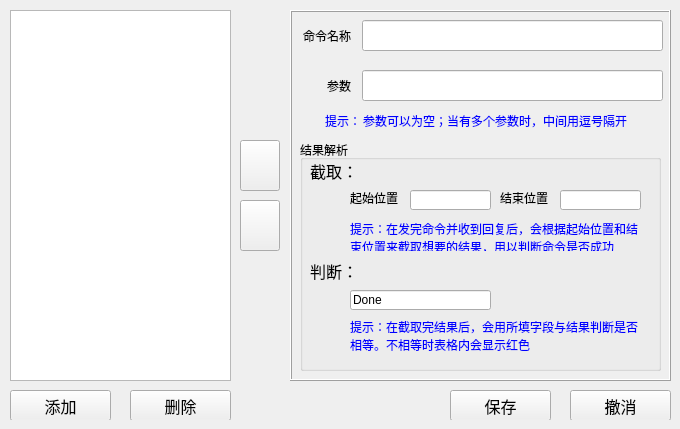
     <widget class="QWidget" name="PreCommandList">
      <attribute name="title">
       <string>前置命令列表</string>
      </attribute>
      <widget class="QListWidget" name="ch1PreCmdList">
       <property name="geometry">
        <rect>
         <x>10</x>
         <y>10</y>
         <width>221</width>
         <height>371</height>
        </rect>
       </property>
       <property name="font">
        <font>
         <family>Arial Unicode MS</family>
         <pointsize>12</pointsize>
        </font>
       </property>
      </widget>
      <widget class="QFrame" name="frameCh1PreBtn">
       <property name="geometry">
        <rect>
         <x>10</x>
         <y>390</y>
         <width>661</width>
         <height>30</height>
        </rect>
       </property>
       <property name="frameShape">
        <enum>QFrame::NoFrame</enum>
       </property>
       <property name="frameShadow">
        <enum>QFrame::Raised</enum>
       </property>
       <widget class="QPushButton" name="pushBtnCh1PreAdd">
        <property name="geometry">
         <rect>
          <x>0</x>
          <y>0</y>
          <width>101</width>
          <height>31</height>
         </rect>
        </property>
        <property name="font">
         <font>
          <family>楷体</family>
          <pointsize>12</pointsize>
         </font>
        </property>
        <property name="text">
         <string>添加</string>
        </property>
       </widget>
       <widget class="QPushButton" name="pushBtnCh1PreDel">
        <property name="geometry">
         <rect>
          <x>120</x>
          <y>0</y>
          <width>101</width>
          <height>31</height>
         </rect>
        </property>
        <property name="font">
         <font>
          <family>楷体</family>
          <pointsize>12</pointsize>
         </font>
        </property>
        <property name="text">
         <string>删除</string>
        </property>
       </widget>
       <widget class="QPushButton" name="pushBtnCh1PreUndo">
        <property name="geometry">
         <rect>
          <x>560</x>
          <y>0</y>
          <width>101</width>
          <height>31</height>
         </rect>
        </property>
        <property name="font">
         <font>
          <family>楷体</family>
          <pointsize>12</pointsize>
         </font>
        </property>
        <property name="text">
         <string>撤消</string>
        </property>
       </widget>
       <widget class="QPushButton" name="pushBtnCh1PreSave">
        <property name="geometry">
         <rect>
          <x>440</x>
          <y>0</y>
          <width>101</width>
          <height>31</height>
         </rect>
        </property>
        <property name="font">
         <font>
          <family>楷体</family>
          <pointsize>12</pointsize>
         </font>
        </property>
        <property name="text">
         <string>保存</string>
        </property>
       </widget>
      </widget>
      <widget class="QPushButton" name="pushBtnCh1PreUp">
       <property name="geometry">
        <rect>
         <x>240</x>
         <y>140</y>
         <width>40</width>
         <height>51</height>
        </rect>
       </property>
       <property name="text">
        <string/>
       </property>
       <property name="icon">
        <iconset resource="image.qrc">
         <normaloff>:/new/prefix/img/up.bmp</normaloff>:/new/prefix/img/up.bmp</iconset>
       </property>
       <property name="iconSize">
        <size>
         <width>50</width>
         <height>50</height>
        </size>
       </property>
      </widget>
      <widget class="QPushButton" name="pushBtnCh1PreDown">
       <property name="geometry">
        <rect>
         <x>240</x>
         <y>200</y>
         <width>40</width>
         <height>51</height>
        </rect>
       </property>
       <property name="text">
        <string/>
       </property>
       <property name="icon">
        <iconset resource="image.qrc">
         <normaloff>:/new/prefix/img/down.bmp</normaloff>:/new/prefix/img/down.bmp</iconset>
       </property>
       <property name="iconSize">
        <size>
         <width>50</width>
         <height>50</height>
        </size>
       </property>
      </widget>
      <widget class="QFrame" name="frameCh1PreCmd">
       <property name="geometry">
        <rect>
         <x>290</x>
         <y>10</y>
         <width>381</width>
         <height>371</height>
        </rect>
       </property>
       <property name="frameShape">
        <enum>QFrame::Box</enum>
       </property>
       <property name="frameShadow">
        <enum>QFrame::Raised</enum>
       </property>
       <widget class="QLabel" name="labeCh1PrelCmdName">
        <property name="geometry">
         <rect>
          <x>13</x>
          <y>10</y>
          <width>51</width>
          <height>31</height>
         </rect>
        </property>
        <property name="text">
         <string>命令名称</string>
        </property>
       </widget>
       <widget class="QLineEdit" name="lineEditCh1PreCmdName">
        <property name="geometry">
         <rect>
          <x>72</x>
          <y>10</y>
          <width>301</width>
          <height>31</height>
         </rect>
        </property>
        <property name="font">
         <font>
          <family>Arial Unicode MS</family>
          <pointsize>12</pointsize>
         </font>
        </property>
       </widget>
       <widget class="QLabel" name="labelCh1PreParam">
        <property name="geometry">
         <rect>
          <x>10</x>
          <y>60</y>
          <width>51</width>
          <height>31</height>
         </rect>
        </property>
        <property name="text">
         <string>参数</string>
        </property>
        <property name="alignment">
         <set>Qt::AlignRight|Qt::AlignTrailing|Qt::AlignVCenter</set>
        </property>
       </widget>
       <widget class="QLineEdit" name="lineEditCh1PreParam">
        <property name="geometry">
         <rect>
          <x>72</x>
          <y>60</y>
          <width>301</width>
          <height>31</height>
         </rect>
        </property>
        <property name="font">
         <font>
          <family>Arial Unicode MS</family>
          <pointsize>12</pointsize>
         </font>
        </property>
       </widget>
       <widget class="QLabel" name="label">
        <property name="geometry">
         <rect>
          <x>20</x>
          <y>100</y>
          <width>51</width>
          <height>21</height>
         </rect>
        </property>
        <property name="styleSheet">
         <string notr="true">color: rgb(0, 0, 255);</string>
        </property>
        <property name="text">
         <string>提示：</string>
        </property>
        <property name="alignment">
         <set>Qt::AlignRight|Qt::AlignTrailing|Qt::AlignVCenter</set>
        </property>
       </widget>
       <widget class="QLabel" name="label_2">
        <property name="geometry">
         <rect>
          <x>73</x>
          <y>100</y>
          <width>301</width>
          <height>21</height>
         </rect>
        </property>
        <property name="styleSheet">
         <string notr="true">color: rgb(0, 0, 255);</string>
        </property>
        <property name="text">
         <string>参数可以为空；当有多个参数时，中间用逗号隔开</string>
        </property>
        <property name="alignment">
         <set>Qt::AlignLeading|Qt::AlignLeft|Qt::AlignVCenter</set>
        </property>
       </widget>
       <widget class="QGroupBox" name="groupBoxCh1">
        <property name="geometry">
         <rect>
          <x>10</x>
          <y>130</y>
          <width>361</width>
          <height>231</height>
         </rect>
        </property>
        <property name="title">
         <string>结果解析</string>
        </property>
        <widget class="QLabel" name="label_3">
         <property name="geometry">
          <rect>
           <x>10</x>
           <y>20</y>
           <width>54</width>
           <height>21</height>
          </rect>
         </property>
         <property name="font">
          <font>
           <family>Arial Unicode MS</family>
           <pointsize>12</pointsize>
          </font>
         </property>
         <property name="text">
          <string>截取：</string>
         </property>
        </widget>
        <widget class="QLabel" name="label_4">
         <property name="geometry">
          <rect>
           <x>50</x>
           <y>50</y>
           <width>54</width>
           <height>16</height>
          </rect>
         </property>
         <property name="text">
          <string>起始位置</string>
         </property>
        </widget>
        <widget class="QLineEdit" name="lineEditCh1PreStart">
         <property name="geometry">
          <rect>
           <x>110</x>
           <y>50</y>
           <width>81</width>
           <height>20</height>
          </rect>
         </property>
        </widget>
        <widget class="QLabel" name="label_5">
         <property name="geometry">
          <rect>
           <x>200</x>
           <y>50</y>
           <width>54</width>
           <height>16</height>
          </rect>
         </property>
         <property name="text">
          <string>结束位置</string>
         </property>
        </widget>
        <widget class="QLineEdit" name="lineEditCh1PreEnd">
         <property name="geometry">
          <rect>
           <x>260</x>
           <y>50</y>
           <width>81</width>
           <height>20</height>
          </rect>
         </property>
        </widget>
        <widget class="QLabel" name="label_6">
         <property name="geometry">
          <rect>
           <x>50</x>
           <y>80</y>
           <width>291</width>
           <height>31</height>
          </rect>
         </property>
         <property name="styleSheet">
          <string notr="true">color: rgb(0, 0, 255);</string>
         </property>
         <property name="text">
          <string>提示：在发完命令并收到回复后，会根据起始位置和结束位置来截取想要的结果，用以判断命令是否成功</string>
         </property>
         <property name="alignment">
          <set>Qt::AlignLeading|Qt::AlignLeft|Qt::AlignTop</set>
         </property>
         <property name="wordWrap">
          <bool>true</bool>
         </property>
        </widget>
        <widget class="QLabel" name="label_7">
         <property name="geometry">
          <rect>
           <x>10</x>
           <y>120</y>
           <width>54</width>
           <height>21</height>
          </rect>
         </property>
         <property name="font">
          <font>
           <family>Arial Unicode MS</family>
           <pointsize>12</pointsize>
          </font>
         </property>
         <property name="text">
          <string>判断：</string>
         </property>
        </widget>
        <widget class="QLineEdit" name="lineEditCh1PreJudge">
         <property name="geometry">
          <rect>
           <x>50</x>
           <y>150</y>
           <width>141</width>
           <height>20</height>
          </rect>
         </property>
         <property name="text">
          <string>Done</string>
         </property>
        </widget>
        <widget class="QLabel" name="label_8">
         <property name="geometry">
          <rect>
           <x>50</x>
           <y>180</y>
           <width>291</width>
           <height>31</height>
          </rect>
         </property>
         <property name="styleSheet">
          <string notr="true">color: rgb(0, 0, 255);</string>
         </property>
         <property name="text">
          <string>提示：在截取完结果后，会用所填字段与结果判断是否相等。不相等时表格内会显示红色</string>
         </property>
         <property name="wordWrap">
          <bool>true</bool>
         </property>
        </widget>
       </widget>
      </widget>
     </widget>
